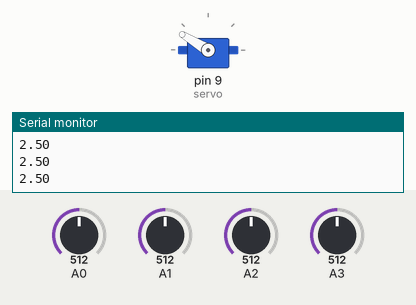
Bench run of a sketch on a simulated Arduino Uno, built with avr-gcc and run on an emulated ATmega328P. Shown: servo, the last lines printed to the serial monitor. The test bench sets the inputs (shaded band); at power-on: A0 = 512, A1 = 512, A2 = 512, A3 = 512.

Above: at 2.6 s.
2.7 s: A0 set to 716
At 3.19 s:
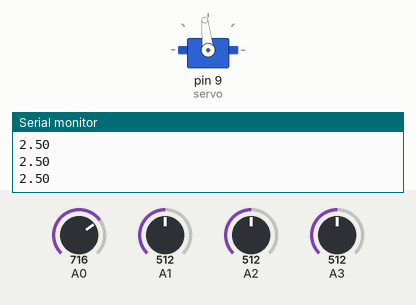
8.4 s: A1 set to 716
At 8.97 s:
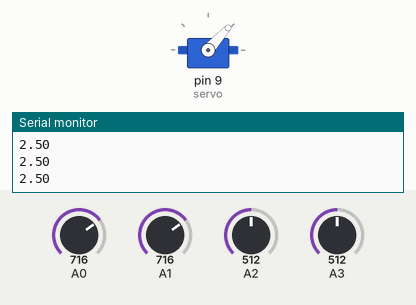
13.6 s: A2 set to 992
At 13.84 s:
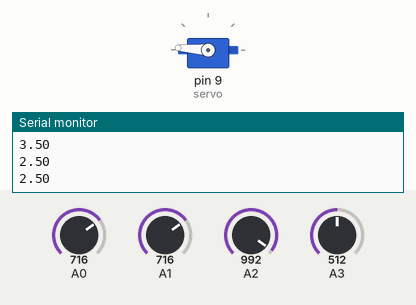
17.1 s: A3 set to 992
At 18.09 s:
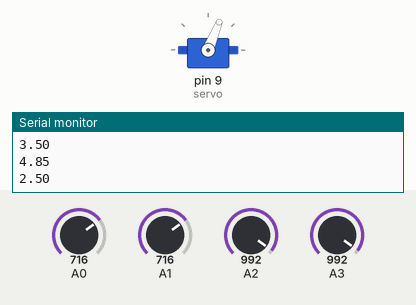
20.6 s: A2 set to 306
24.1 s: A3 set to 170
Timing chart, 0 to 28.6 s (numbered marks = the images above; inputs shaded):
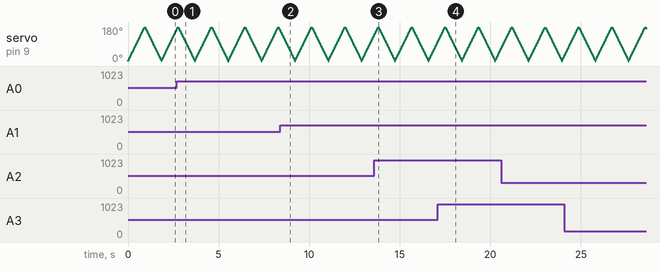

The sketch:

servoController.ino
```cpp
#include <Servo.h>

//Create a class called servo in order to control the motor through built-in methods
Servo servo;

int pos = 0;

void setup() {
  // put your setup code here, to run once:
  servo.attach(9);
  servo.write(90);
  Serial.begin(9600);
}

void loop() {
   // put your main code here, to run repeatedly:
   // This line will read the input voltage of the photodiode.
   // Photodiode 1
  int analogIn = analogRead(A0);

   // This line converts the analog input of the arduino to voltage
  float voltage = ((5.0 * analogIn)/1023.0);

   // Prints voltage input to terminal. Make sure you open the serial by going to Tools > Serial Monitor
  Serial.println(voltage);

   // Now we repeat this process 3 more times in order to find voltages across all 3 photodiodes.
   // Photodiode 2
  int analogIn1 = analogRead(A1);

  float voltage1 = ((5.0 * analogIn1)/1023.0);

  Serial.println(voltage1);

   // Photodiode 3
  int analogIn2 = analogRead(A2);

  float voltage2 = ((5.0 * analogIn2)/1023.0);

  Serial.println(voltage2);

   //Photodiode 4
  int analogIn3 = analogRead(A3);

  float voltage3 = ((5.0 * analogIn3)/1023.0);

  Serial.println(voltage3);


   // Compare photodiode voltages to control movement of servo.
  if (voltage > voltage1 && voltage > voltage2 && voltage > voltage3) {
    servo.write(pos);
    ++pos;
    delay(5);
  }
    if (voltage1 > voltage && voltage1 > voltage2 && voltage1 > voltage3) {
    servo.write(pos);
    ++pos;
    delay(5);
  }
    if (voltage2 > voltage && voltage2 > voltage1 && voltage2 > voltage3) {
    servo.write(pos);
    --pos;
    delay(5);
  }
    if (voltage3 > voltage && voltage3 > voltage1 && voltage3 > voltage2) {
    servo.write(pos);
    --pos;
    delay(5);
  }

  for (pos = 0; pos <= 180; ++pos) {
    servo.write(pos);
    delay(5); // Delay in milliseconds. Not quite too sure about the actual speed we want. Previously set to 20
  }
  for (pos = 180; pos >= 0; --pos){
    servo.write(pos);
    delay(5);
  }
}
```
